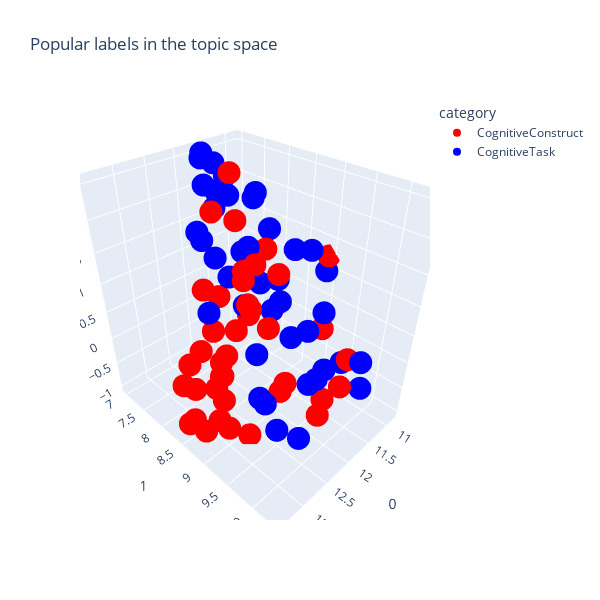

The code cell stored with this chart in its notebook:
### Code cell
# Plot all tasks and constructs in a lower dimensional 3d space

import plotly.express as px

# projections = PCA(n_components=2, random_state=0).fit_transform(label_embeddings)
projections_3d = UMAP(n_components=3, random_state=0).fit_transform(popular_label_embeddings)
projections_2d = UMAP(n_components=2, random_state=0).fit_transform(label_embeddings)

projections_3d = pd.DataFrame(projections_3d, index=popular_label_embeddings.index).reset_index()
projections_2d = pd.DataFrame(projections_2d, index=label_embeddings.index).reset_index()

fig = px.scatter_3d(projections_3d,
                    x=0, y=1, z=2,
                    color='category', hover_name='label',
                    title='Popular labels in the topic space',
                    color_discrete_sequence=['red','blue'],
                    width=600, height=600,)
fig.show()


fig, ax = plt.subplots(1,1, figsize=(15,15))
sns.scatterplot(data=projections_2d, x=0, y=1, ax=ax, s=50, hue='category')

for (i,lbl, _,x, y) in projections_2d.itertuples():
  lbl = f'{lbl[:12]}...' if len(lbl)>10 else lbl
  ax.text(x+0.01, y-np.random.random()*.02, f'{lbl}', alpha=0.5, fontsize=12)

ax.set(xlabel='UMAP 1', ylabel='UMAP 2')
plt.suptitle('2D projection of the topic embeddings',y=.9)
plt.show()

### Figure 1 — Plotly figure (JSON) as saved in the notebook; plotly's stock layout.template omitted (floating-point values rounded to 4 significant figures)
{"data": [{"hovertemplate": "<b>%{hovertext}</b><br><br>category=CognitiveConstruct<br>0=%{x}<br>1=%{y}<br>2=%{z}<extra></extra>", "hovertext": ["Attention", "AttentionalControl", "BehavioralControl", "CentralExecutive", "CognitiveFlexibility", "CogntiveControl", "Creativity", "EmotionalControl", "EmotionalRegulation", "EpisodicMemory", "ExecutiveControl", "ExecutiveFunction", "ExplicitMemory", "Fluency", "FluidIntelligence", "FocusedAttention", "ImplicitMemory", "Inhibition", "InhibitoryControl", "Initiation", "LongTermMemory", "Mindfulness", "Organization", "Perseveration", "Planning", "ProblemSolving", "ProcessingSpeed", "Reasoning", "ResponseInhibition", "RewardProcessing", "SelectiveAttention", "SelfControl", "SelfMonitoring", "SelfRegulation", "Sequencing", "Shifting", "ShortTermMemory", "Switching", "VerbalWorkingMemory", "WorkingMemory"], "legendgroup": "CognitiveConstruct", "marker": {"color": "red", "symbol": "circle"}, "mode": "markers", "name": "CognitiveConstruct", "scene": "scene", "showlegend": true, "type": "scatter3d", "x": [12.62, 11.99, 12.84, 11.68, 11.82, 12.25, 13.14, 12.71, 12.99, 12.25, 11.46, 12.01, 12.75, 11.56, 10.82, 12.58, 12.73, 12.12, 12.05, 12.25, 11.92, 13.04, 12.1, 12.33, 12.96, 13.23, 11.92, 12.88, 11.96, 12.51, 12.14, 13.4, 13.43, 13.39, 12.36, 12.44, 11.71, 11.36, 11.36, 11.81], "y": [8.583, 9.078, 8.576, 8.7, 7.526, 10.3, 8.393, 9.141, 9.002, 8.792, 9.381, 8.159, 9.166, 7.574, 8.928, 8.435, 9.193, 7.695, 9.224, 8.032, 8.037, 8.865, 8.412, 7.773, 8.22, 8.325, 7.555, 8.324, 9.852, 10.18, 8.949, 8.993, 8.662, 8.745, 8.121, 8.24, 8.1, 9.809, 8.129, 8.112], "z": [0.1428, -0.6632, -0.3628, 1.163, 0.2988, 0.4394, 0.1777, -1.021, -0.7669, 1.595, 0.4411, 1.927, 1.39, 2.33, 1.216, -0.896, 1.32, -0.168, -0.3511, -0.8546, -0.07247, -0.6644, 1.119, 0.772, -0.5436, -0.2081, 1.832, 0.2233, -0.3069, 0.03765, 0.5804, -0.5043, -0.594, -0.4736, -0.7385, -0.3107, 0.1652, 0.04868, 1.23, 1.022]}, {"hovertemplate": "<b>%{hovertext}</b><br><br>category=CognitiveTask<br>0=%{x}<br>1=%{y}<br>2=%{z}<extra></extra>", "hovertext": ["AttentionNetworkTest", "BART", "BlockDesignSubTest", "CategoryFluencyTask", "ContiniousPerformanceTask", "CorsiBlockTask", "Delay_Discounting_task", "Digit_Span", "DimensionalChangeCardSortTask", "DirectedForgettingTest", "DiscountingTask", "FlankerTask", "Go_NoGo", "IGT_-_Iowa_Gambling_task", "Keep_Track_task", "LNS_-_Letter_Number_Sequencing", "LetterFluency", "NBackTask", "OSpan_-_Operating_Span", "PEG_-_Pencil_Tapping_task", "PRP", "PVT_-_Psychomotor_Vigilance_task", "RavensMatricesTask", "Reading_Span_Task", "ReversalLearning", "Semantic_Fluency_test", "SentenceRepetition", "Sentence_Completion_task", "Simon_task", "SimpleRT", "Sorting_task", "Span_Task", "StopSignalTask", "Stroop", "TMT_-_Trail_Making_Task", "TaskSwitching", "TowerOfHanoi", "TowerOfLondon", "Verbal_fluency_task", "WCST_-_Wisconsin_Card_Sort_Test"], "legendgroup": "CognitiveTask", "marker": {"color": "blue", "symbol": "circle"}, "mode": "markers", "name": "CognitiveTask", "scene": "scene", "showlegend": true, "type": "scatter3d", "x": [11.61, 12.82, 11.74, 11.65, 11.08, 11.83, 12.7, 11.49, 11.45, 12.12, 12.63, 11.73, 12.15, 12.91, 12.13, 11.33, 11.69, 11.07, 10.9, 12.21, 11.83, 11.89, 11.81, 11.75, 12.26, 11.41, 11.28, 11.52, 12.21, 12.23, 11.8, 11.29, 12.08, 11.64, 11.67, 11.44, 12.32, 11.02, 11.37, 11.06], "y": [9.494, 10.15, 7.066, 7.069, 7.934, 8.23, 9.336, 7.118, 8.791, 9.138, 9.37, 10.24, 9.853, 9.855, 8.709, 6.999, 7.099, 8.79, 8.964, 7.559, 10.35, 9.454, 7.809, 8.647, 7.785, 7.046, 7.938, 7.77, 10.01, 8.56, 7.764, 8.34, 9.677, 8.947, 7.104, 9.759, 8.07, 7.564, 7.254, 7.562], "z": [0.8574, -0.1745, 1.125, 2.52, 1.405, 1.478, -0.1203, 1.624, -0.05967, 1.116, -0.2621, 0.4891, 0.2086, -0.1884, -0.05147, 1.81, 2.462, 1.351, 1.005, 1.611, 0.1657, 0.6665, 2.132, 0.5478, 0.3171, 2.309, 0.5036, 1.11, 0.5162, 0.828, 0.7661, 0.7511, -0.04901, 1.643, 2.046, 0.01292, 1.433, 1.874, 2.141, 1.799]}], "layout": {"height": 600, "legend": {"title": {"text": "category"}, "tracegroupgap": 0}, "scene": {"domain": {"x": [0, 1], "y": [0, 1]}, "xaxis": {"title": {"text": "0"}}, "yaxis": {"title": {"text": "1"}}, "zaxis": {"title": {"text": "2"}}}, "title": {"text": "Popular labels in the topic space"}, "width": 600}}
